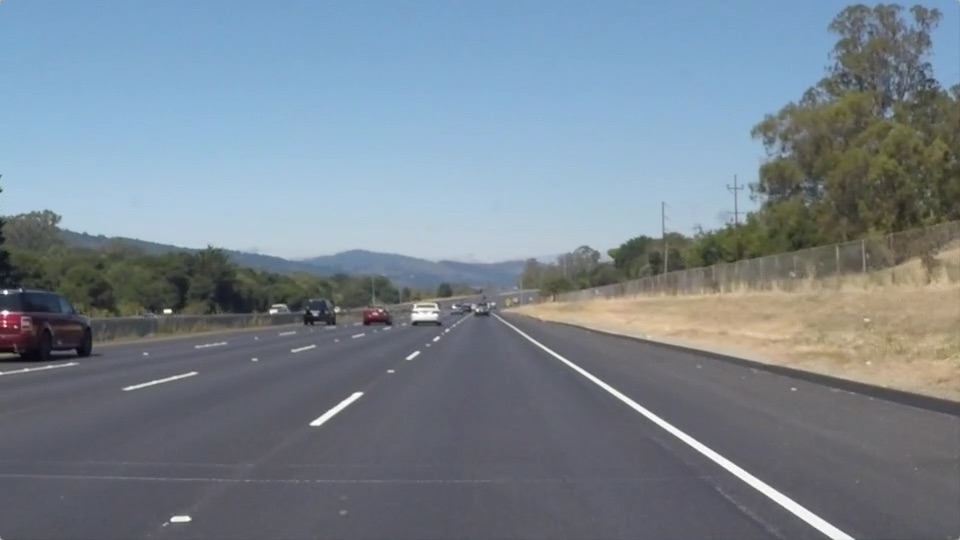
#> input picture Self-Driving Car/P1-SDC-LaneLines/test_images/solidWhiteRight.jpg, 960 x 540 px
$ jupyter execute --allow-errors P1.ipynb   (shell and % lines are left out)
#> lines starting #> are read from the running program, lines starting #| are printed output that depends on the picture; after the words box and inside, x2 and y2 are one past the last pixel; in counts of white or black regions, pixels touching at a corner belong together
# P1 - Self-Driving Car Engineer Nanodegree

## Project: **Finding Lane Lines on the Road**
***
In this project, you will use the tools you learned about in the lesson to identify lane lines on the road.  You can develop your pipeline on a series of individual images, and later apply the result to a video stream (really just a series of images). Check out the video clip "raw-lines-example.mp4" (also contained in this repository) to see what the output should look like after using the helper functions below.

Once you have a result that looks roughly like "raw-lines-example.mp4", you'll need to get creative and try to average and/or extrapolate the line segments you've detected to map out the full extent of the lane lines.  You can see an example of the result you're going for in the video "P1_example.mp4".  Ultimately, you would like to draw just one line for the left side of the lane, and one for the right.

In addition to implementing code, there is a brief writeup to complete. The writeup should be completed in a separate file, which can be either a markdown file or a pdf document. There is a [write up template](https://github.com/udacity/CarND-LaneLines-P1/blob/master/writeup_template.md) that can be used to guide the writing process. Completing both the code in the Ipython notebook and the writeup template will cover all of the [rubric points](https://review.udacity.com/#!/rubrics/322/view) for this project.

---
Let's have a look at our first image called 'test_images/solidWhiteRight.jpg'.  Run the 2 cells below (hit Shift-Enter or the "play" button above) to display the image.

**Note: If, at any point, you encounter frozen display windows or other confounding issues, you can always start again with a clean slate by going to the "Kernel" menu above and selecting "Restart & Clear Output".**

---

**The tools you have are color selection, region of interest selection, grayscaling, Gaussian smoothing, Canny Edge Detection and Hough Tranform line detection.  You  are also free to explore and try other techniques that were not presented in the lesson.  Your goal is piece together a pipeline to detect the line segments in the image, then average/extrapolate them and draw them onto the image for display (as below).  Once you have a working pipeline, try it out on the video stream below.**

---

<figure>

 <figcaption>
 <p></p>
 <p style="text-align: center;"> Your output should look something like this (above) after detecting line segments using the helper functions below </p>
 </figcaption>
</figure>
 <p></p>
<figure>

 <figcaption>
 <p></p>
 <p style="text-align: center;"> Your goal is to connect/average/extrapolate line segments to get output like this</p>
 </figcaption>
</figure>

**Run the cell below to import some packages.  If you get an `import error` for a package you've already installed, try changing your kernel (select the Kernel menu above --> Change Kernel).  Still have problems?  Try relaunching Jupyter Notebook from the terminal prompt.  Also, consult the forums for more troubleshooting tips.**

## Import Packages

[cell 1]
"""Import Packages.
Importing some useful packages.
"""
import os
import cv2
import math
import numpy as np
import moviepy.editor as mp
import matplotlib.pyplot as plt
import matplotlib.image as mpimg
from IPython.display import HTML
from moviepy.editor import VideoFileClip

## Read in an Image

[cell 2]
"""Read Image.
Example of read in an Image.
"""
# Reading in an example image
image = mpimg.imread('test_images/solidWhiteRight.jpg')
#> image is the input picture: shape (540, 960, 3); mean R, G, B 120.3, 132.6, 143.7

# Printing out some stats and plotting
# If you wanted to show a single color channel image called 'gray', for example, call as plt.imshow(gray, cmap='gray')
print('This image is:', type(image), 'with dimensions:', image.shape)
#| This image is: <class 'numpy.ndarray'> with dimensions: (540, 960, 3)
plt.imshow(image)
#> (this line was passed over: IPython is not available in this run)

## Ideas for Lane Detection Pipeline

**Some OpenCV functions (beyond those introduced in the lesson) that might be useful for this project are:**

`cv2.inRange()` for color selection
`cv2.fillPoly()` for regions selection
`cv2.line()` to draw lines on an image given endpoints
`cv2.addWeighted()` to coadd / overlay two images
`cv2.cvtColor()` to grayscale or change color
`cv2.imwrite()` to output images to file
`cv2.bitwise_and()` to apply a mask to an image

**Check out the OpenCV documentation to learn about these and discover even more awesome functionality!**

## Helper Functions

Below are some helper functions to help get you started. They should look familiar from the lesson!

[cell 3]
"""Helper Functions.
This have 8 (eight) different functions.
1). Grayscale.
2). Gaussian Blur.
3). Color Selection.
4). Region of Interest.
5). Canny Edge.
6). Hough Transform.
7). Draw Lines.
8). Weighted Image.
"""
def grayscale(img):
    """Applies the Grayscale Transform.
    This will return an image with only one color channel
    but NOTE: to see the returned image as grayscale
    (assuming your grayscaled image is called 'gray')
    you should call plt.imshow(gray, cmap='gray')
    use BGR2GRAY if you read an image with cv2.imread()
    return cv2.cvtColor(img, cv2.COLOR_BGR2GRAY)
    """
    # Return result
    return cv2.cvtColor(img, cv2.COLOR_RGB2GRAY)

def gaussian_blur(img, kernel_size):
    """Applies a Gaussian Noise Kernel.
    """
    # Return result
    return cv2.GaussianBlur(img, (kernel_size, kernel_size), 0)

def color_selection(img):
    """Applies the Color Selection.
    """
    # Read in the image
    image = cv2.cvtColor(img,cv2.COLOR_GRAY2RGB)

    # Grab the x and y size and make a copy of the image
    ysize = image.shape[0]
    xsize = image.shape[1]
    color_select = np.copy(image)

    # Define color selection criteria
    red_threshold   = 180
    green_threshold = 120
    blue_threshold  = 60
    rgb_threshold = [red_threshold, green_threshold, blue_threshold]

    # Do a boolean to identify pixels below the thresholds
    thresholds =  (image[:,:,0] < rgb_threshold[0]) \
                | (image[:,:,1] < rgb_threshold[1]) \
                | (image[:,:,2] < rgb_threshold[2])
    color_select[thresholds] = [0,0,0]

    # Return result
    return color_select

def region_of_interest(img, vertices):
    """Applies an Image Masking.
    Only keeps the region of the image defined by the polygon
    formed from `vertices`. The rest of the image is set to black.
    """
    # Defining a blank mask to start with
    mask = np.zeros_like(img)

    # Defining a 3 channel or 1 channel color to fill the mask with depending on the input image
    if len(img.shape) > 2:
        channel_count = img.shape[2]  # i.e. 3 or 4 depending on your image
        ignore_mask_color = (255,) * channel_count
    else:
        ignore_mask_color = 255

    # Filling pixels inside the polygon defined by "vertices" with the fill color
    cv2.fillPoly(mask, vertices, ignore_mask_color)

    # Returning the image only where mask pixels are nonzero
    masked_image = cv2.bitwise_and(img, mask)

    # Return result
    return masked_image

def canny(img, low_threshold, high_threshold):
    """Applies the Canny Edges Transform.
    """
    # Return result
    return cv2.Canny(img, low_threshold, high_threshold)

def hough_lines(img, rho, theta, threshold, min_line_len, max_line_gap):
    """Applies the Hough Transform.
    `img` should be the output of a Canny transform.
    Returns an image with hough lines drawn.
    """
    lines = cv2.HoughLinesP(img, rho, theta, threshold, np.array([]),
                            minLineLength=min_line_len, maxLineGap=max_line_gap)
    line_img = np.zeros((img.shape[0], img.shape[1], 3), dtype=np.uint8)

    # Drawing lines
    draw_lines(line_img, lines)

    # Return result
    return line_img

def draw_lines(img, lines, color=[255, 0, 0], thickness=5):
    """Drawing Lines for Hough Transform.
    This function draws `lines` with `color` and `thickness`.
    Lines are drawn on the image inplace (mutates the image).
    No return value.
    """
    for line in lines:
        for x1,y1,x2,y2 in line:
            cv2.line(img, (x1, y1), (x2, y2), color, thickness)

def weighted_img(img, initial_img, α=1., β=1., γ=0.):
    """Combine Lines and Real Image.
    `img` is an image with lines drawn on it. Should be a
    blank image (all black) with lines drawn on it.

    `initial_img` should be the base image before any processing.
    initial_img and img must be the same shape.

    The result image is computed as follows:
    initial_img * α + img * β + γ

    Python 3 has support for cool math symbols.
    """
    # Return result
    return cv2.addWeighted(initial_img, α, img, β, γ)

def result_lines(img, rho, theta, threshold, min_line_len, max_line_gap):
    """Drawing Solid Lines.
    `img` should be the output of a Canny transform.

    Resulting an image with fixed lines drawn.
    """
    lines_solid = cv2.HoughLinesP(img, rho, theta, threshold, np.array([]),
                            minLineLength=min_line_len, maxLineGap=max_line_gap)
    lines_image = np.zeros((img.shape[0], img.shape[1], 3), dtype=np.uint8)
    draw_result_lines(lines_image, lines_solid)

    # Return result
    return lines_image

def draw_result_lines(img, lines, color=[0, 0, 0], thickness=5):
    """Counting Slope for Left and Right Lines.
    This function draws `lines` with `color` and `thickness`.
    Lines are drawn on the image inplace (mutates the image).
    No return value.
    """
    # Init variables
    left_slope_sum = 0
    right_slope_sum = 0
    left_num = 0
    right_num = 0
    left_x_sum = 0
    left_y_sum = 0
    right_x_sum = 0
    right_y_sum = 0

    # Counting slope value
    for line in lines:
        for x1,y1,x2,y2 in line:
            slope=((y1-y2)/(x1-x2))
            if (slope < -0.59 and slope > -0.89):
                left_slope_sum += slope
                left_num = left_num + 1
                left_x_sum = left_x_sum + x1 + x2
                left_y_sum = left_y_sum + y1 + y2
            elif (slope > 0.46 and slope < 0.74):
                right_slope_sum += slope
                right_num = right_num + 1
                right_x_sum = right_x_sum + x1 + x2
                right_y_sum = right_y_sum + y1 + y2

    # Left Lines
    if left_num != 0 :
        left_slope = left_slope_sum / left_num
        left_x_avg = int(left_x_sum / (2*left_num) )
        left_y_avg = int(left_y_sum / (2*left_num) )
        left_y1 = 325
        left_x1 = int( (left_y1 - left_y_avg)/left_slope + left_x_avg )
        left_y2 = int(imshape[0])
        left_x2 = int( (left_y2 - left_y_avg)/left_slope + left_x_avg )
        cv2.line(img, (left_x1, left_y1), (left_x2, left_y2), color=(0,255,0), thickness=5)

    # Right Lines
    if right_num != 0 :
        right_slope = right_slope_sum / right_num
        right_x_avg = int(right_x_sum / (2*right_num) )
        right_y_avg = int(right_y_sum / (2*right_num) )
        right_y1 = 325
        right_x1 = int( (right_y1 - right_y_avg)/right_slope + right_x_avg )
        right_y2 = int(imshape[0])
        right_x2 = int( (right_y2 - right_y_avg)/right_slope + right_x_avg )
        cv2.line(img, (right_x1, right_y1), (right_x2, right_y2), color=(0,0,255), thickness=5)

## Test Images

Build your pipeline to work on the images in the directory "test_images"
**You should make sure your pipeline works well on these images before you try the videos.**

[cell 4]
"""Test Images.
Make sure the pipeline works well on these images before trying the videos.
"""
os.listdir("test_images/")

## Build a Lane Finding Pipeline

Build the pipeline and run your solution on all test_images. Make copies into the `test_images_output` directory, and you can use the images in your writeup report.

Try tuning the various parameters, especially the low and high Canny thresholds as well as the Hough lines parameters.

[cell 5]
"""Lane Finding Pipeline, Test on Images.
Build the pipeline and running solution on all test_images.
This pipeline will draw lane lines on the test_images,
then save them to the test_images_output directory.
Uncomment for saving each result of this pipelines.
"""
# Load all images in test_images folder
for path in os.listdir("test_images/"):
    # 1). Getting image source
    image = mpimg.imread("test_images/"+path);
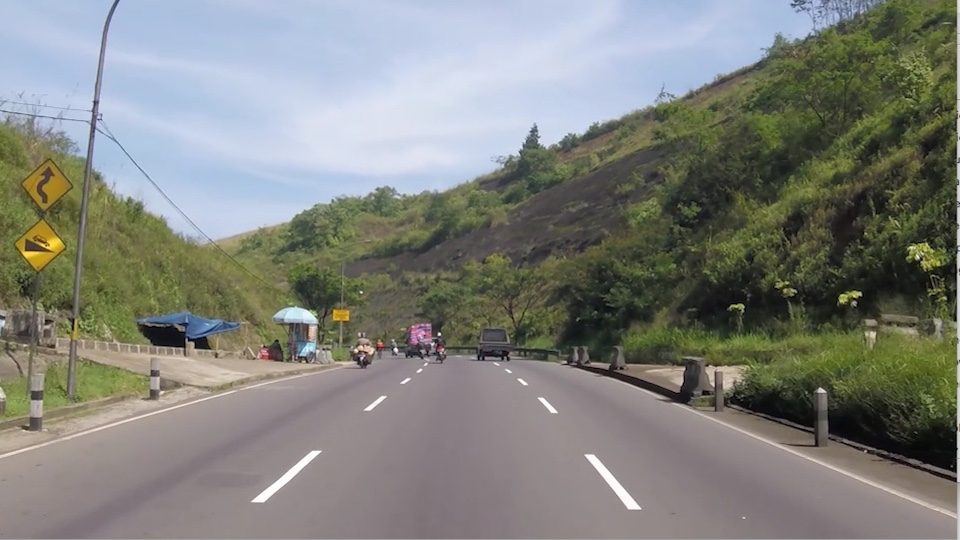
#> input picture Self-Driving Car/P1-SDC-LaneLines/test_images/myOwn01.jpg, 960 x 540 px
#> image is the input picture: shape (540, 960, 3); mean R, G, B 128.4, 130.1, 124.2
    mpimg.imsave("test_images_output/"+path[:-4]+"_0_original.jpg", image)

    # 2). Convert to grayscale
    gray = grayscale(image)
    #mpimg.imsave("test_images_output/"+path[:-4]+"_1_grayscale.jpg", gray, cmap='gray')

    # 3). Adding gaussian blur
    blurred = gaussian_blur(gray, 3)
    #mpimg.imsave("test_images_output/"+path[:-4]+"_2_blurred.jpg", blurred, cmap='gray')

    # 4). Color selection
    col_sel = color_selection(blurred)
#> in color_selection, `thresholds =  (image[:,:,0] < rgb_threshold[0]) \ | (image[:,:,1] < rg..`:
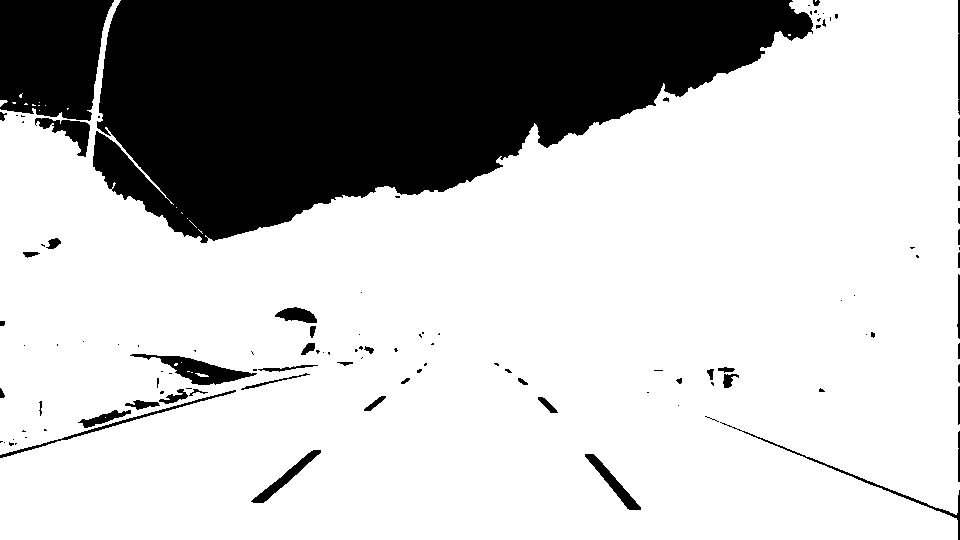
#> thresholds: shape (540, 960) bool; 74.5% white; 115 black regions (68 under 20 px), largest, box (x1, y1, x2, y2) and area: (93, 0, 813, 243) 112098, (0, 0, 114, 121) 11390, (130, 354, 257, 385) 1406
#> in color_selection, `color_select[thresholds] = [0,0,0]`:
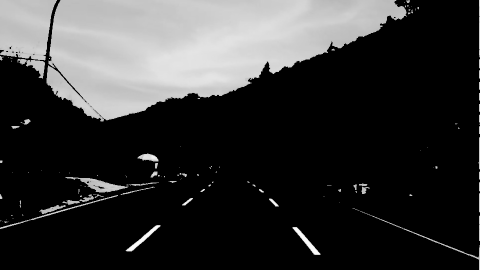
#> color_select: shape (540, 960, 3) (shown at 1/2 size); min 0, max 254, mean 52.1
    #mpimg.imsave("test_images_output/"+path[:-4]+"_3_col_sel.jpg", col_sel)

    # 5). Masking area of interest
    imshape = image.shape
    vertices = np.array([[(imshape[1]*0.06, imshape[0]-imshape[0]*0.02),(imshape[1]*0.45, 3*imshape[0]/5), (imshape[1]*0.55, 3*imshape[0]/5), (imshape[1]*0.94, imshape[0]-imshape[0]*0.02)]], dtype=np.int32)
    masked_edges = region_of_interest(col_sel, vertices)
    #mpimg.imsave("test_images_output/"+path[:-4]+"_4_masked.jpg", masked_edges)

    # 6). Canny edge
    cannyd = canny(masked_edges, 50, 150)
#> in canny, `return cv2.Canny(img, low_threshold, high_threshold)`:
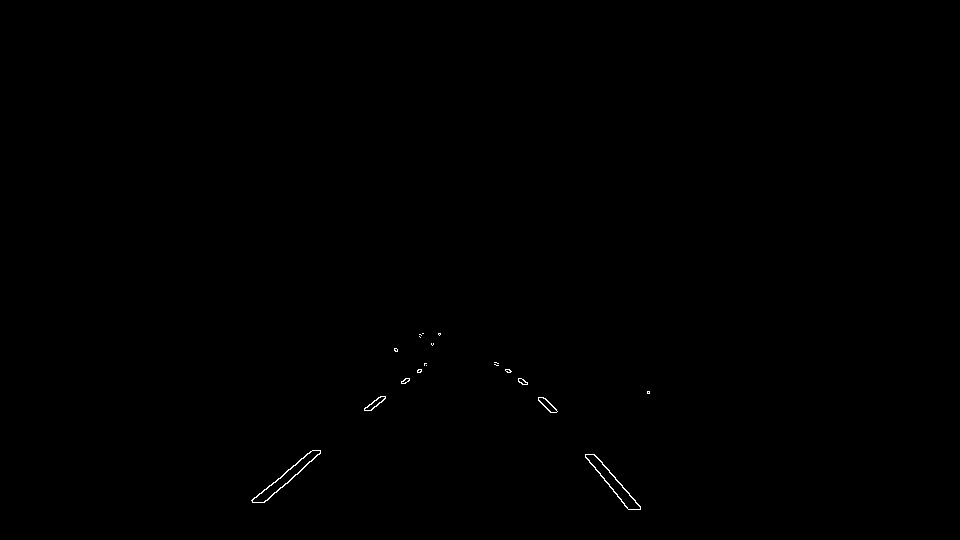
#> returned value: shape (540, 960); 0.14% white in thin lines or dots, all inside (x1, y1, x2, y2) = (251, 333, 650, 510)
    #mpimg.imsave("test_images_output/"+path[:-4]+"_5_canny.jpg", cannyd)

    # 7). Hough transform
    rho = 1 # distance resolution in pixels of the Hough grid
    theta = np.pi/180 # angular resolution in radians of the Hough grid
    threshold = 3     # minimum number of votes (intersections in Hough grid cell)
    min_line_length = 11 #minimum number of pixels making up a line
    max_line_gap = 5    # maximum gap in pixels between connectable line segments
    houghed = hough_lines(cannyd, rho, theta, threshold, min_line_length, max_line_gap)
#> in hough_lines, `lines = cv2.HoughLinesP(img, rho, theta, threshold, np.array([]), minL..`: lines = 19 rows, first 6: [252, 501, 264, 489], [271, 485, 288, 469], [593, 454, 609, 470], [263, 502, 320, 453], [585, 457, 621, 499], [370, 410, 385, 398]
#> the loop in draw_lines, `for line in lines:` made 19 passes
    houghed_edges = weighted_img(houghed, image)
#> in weighted_img, `return cv2.addWeighted(initial_img, α, img, β, γ)`:
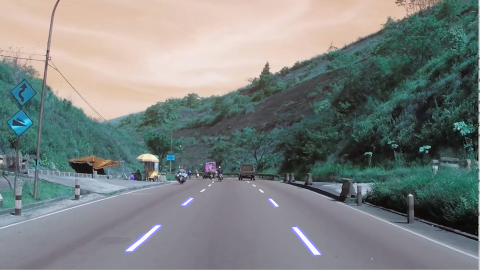
#> returned value: shape (540, 960, 3) (shown at 1/2 size); mean of channels 0, 1, 2 128.7, 130.1, 124.2; drawn as B, G, R
    #mpimg.imsave("test_images_output/"+path[:-4]+"_6_houghed.jpg", houghed)

    # 8). Draw lines
    lines = result_lines(cannyd, rho, theta, threshold, min_line_length, max_line_gap)
#> in result_lines, `lines_solid = cv2.HoughLinesP(img, rho, theta, threshold, np.array([])..`: lines_solid has the same summary as lines in hough_lines
#> the loop in draw_result_lines, `for line in lines:` made 19 passes
#> after the loop in draw_result_lines, `for line in lines:`: left_num = 3; left_slope_sum = -2.47; left_x_sum = 2082; left_y_sum = 2568; right_num = 0
#> in draw_result_lines, `left_slope = left_slope_sum / left_num`: left_slope = -0.824
#> in draw_result_lines, `left_x_avg = int(left_x_sum / (2*left_num) )`: left_x_avg = 347
#> in draw_result_lines, `left_y_avg = int(left_y_sum / (2*left_num) )`: left_y_avg = 428
#> in draw_result_lines, `left_x1 = int( (left_y1 - left_y_avg)/left_slope + left_x_avg )`: left_x1 = 471
#> in draw_result_lines, `left_x2 = int( (left_y2 - left_y_avg)/left_slope + left_x_avg )`: left_x2 = 211
    #mpimg.imsave("test_images_output/"+path[:-4]+"_7_lines.jpg", linex)

    # Return result
    mixed_hough_lines = weighted_img(lines, houghed)
    lines_edges = weighted_img(mixed_hough_lines, image)
    mpimg.imsave("test_images_output/"+path[:-4]+"_8_final.jpg", lines_edges)
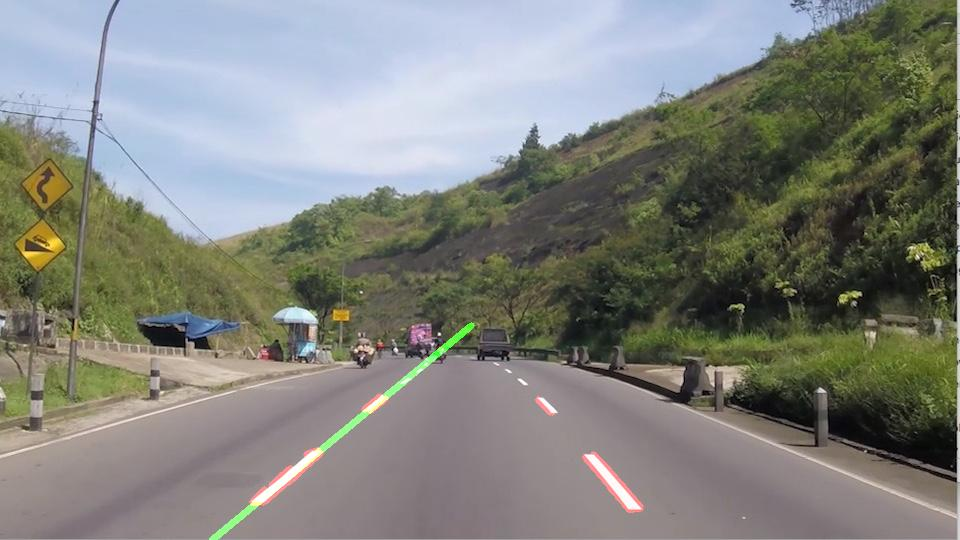
#> saved as myOwn01_8_final.jpg: shape (540, 960, 3); mean R, G, B 128.7, 130.5, 124.3

## Test on Videos

You know what's cooler than drawing lanes over images? Drawing lanes over video!

We can test our solution on two provided videos:

`solidWhiteRight.mp4`

`solidYellowLeft.mp4`

**Note: if you get an import error when you run the next cell, try changing your kernel (select the Kernel menu above --> Change Kernel). Still have problems? Try relaunching Jupyter Notebook from the terminal prompt. Also, consult the forums for more troubleshooting tips.**

**If you get an error that looks like this:**
```
NeedDownloadError: Need ffmpeg exe.
You can download it by calling:
imageio.plugins.ffmpeg.download()
```
**Follow the instructions in the error message and check out [this forum post](https://discussions.udacity.com/t/project-error-of-test-on-videos/274082) for more troubleshooting tips across operating systems.**

[cell 6]
"""Lane Finding Test on Videos.
Build the pipeline and running solution on all test_videos.
This pipeline will draw lane lines on the test_videos,
then save them to the test_videos_output directory.
"""
# [36 lines left out: function process_image, not called in this run]

Let's try the one with the solid white lane on the right first ...

[cell 7]
"""Solid White Right.
Resolution 960px x 540px.
Video Test Process.
"""
# Folder output for result video
white_output = 'test_videos_output/solidWhiteRight.mp4'
#> white_output = 'test_videos_output/solidWhiteRight.mp4'

# To speed up the testing process, uncomment the following line for a subclip of the first 5 seconds
#clip1 = VideoFileClip('test_videos/solidWhiteRight.mp4').subclip(0,5)

# Full video processing result
#> (the rest of this cell did not finish here and is left out)
